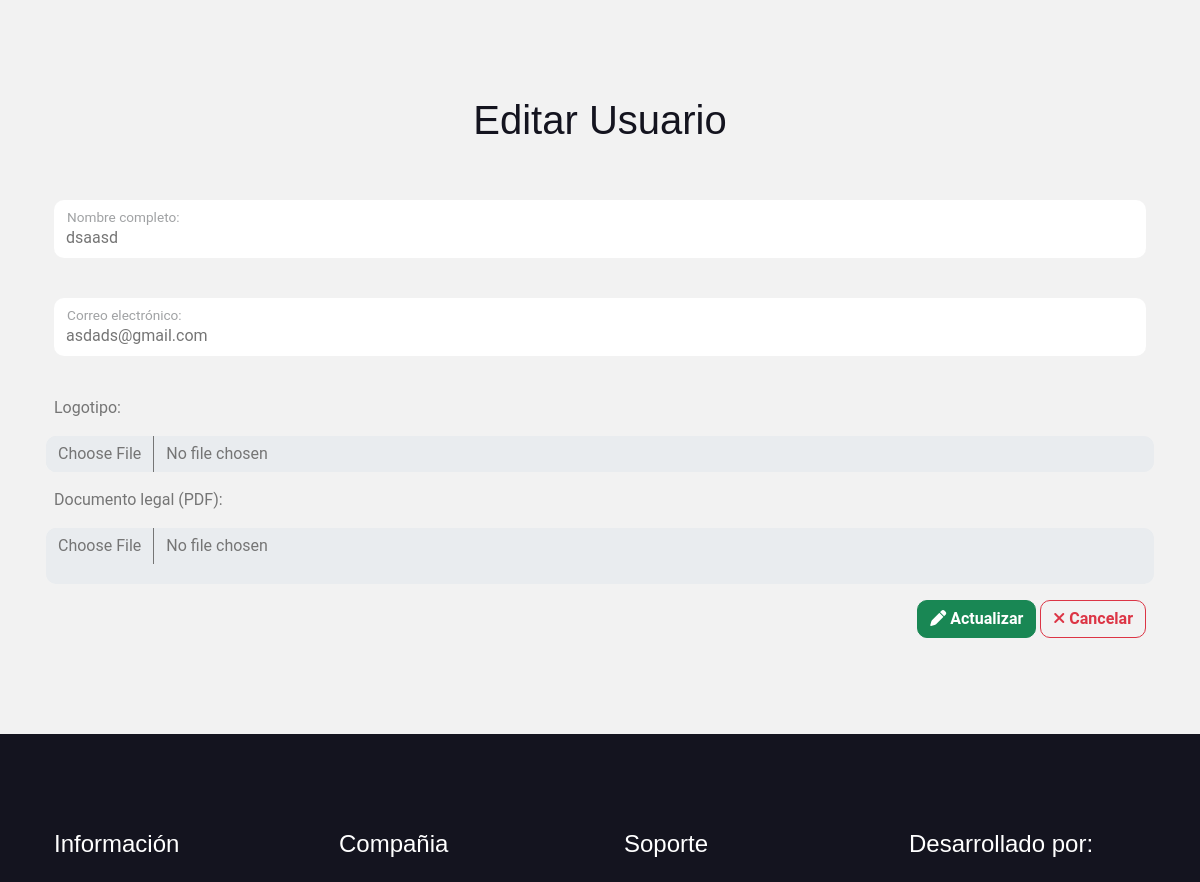
Before: /editarUsuario/4 (middle part) with the older database file.
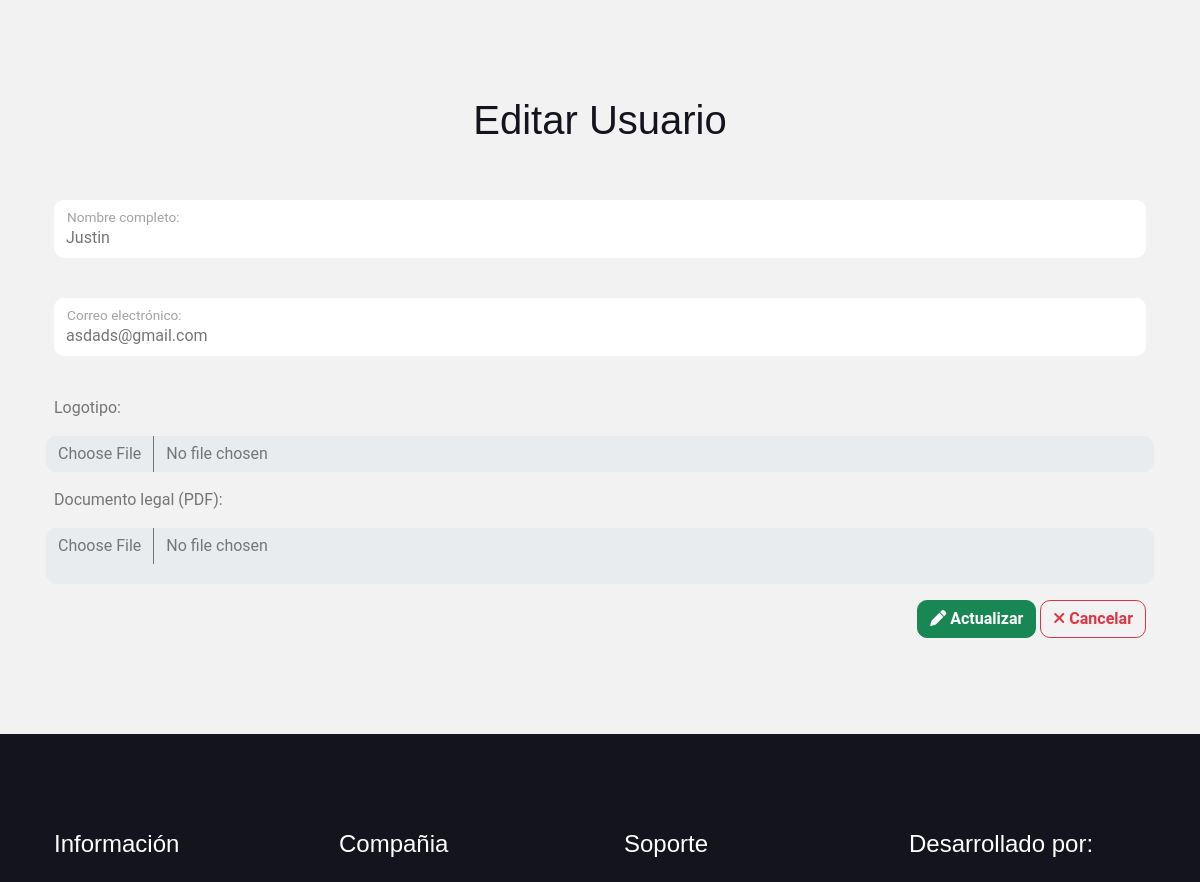
After: the same page with the newer database file.
### Aplicaciones/Dispositivos/models.py (models this page shows, shortened)
class Usuario(models.Model):
    nombre = models.CharField(max_length=100)
    email = models.EmailField(unique=True)
    telefono = models.CharField(max_length=20, blank=True, null=True)
    fecha_registro = models.DateTimeField(auto_now_add=True)
    logo = models.FileField(upload_to='logos_usuarios/', blank=True, null=True)
    archivo = models.FileField(upload_to='archivos_usuarios/', blank=True, null=True)

### Aplicaciones/Dispositivos/views.py (the view)
# urls.py: path('editarUsuario/<id>', views.editarUsuario),
def editarUsuario(request, id):
    usuarioEditar = Usuario.objects.get(id=id)
    return render(request, "editarUsuario.html", {'usuarioEditar': usuarioEditar})

### Aplicaciones/Dispositivos/templates/editarUsuario.html (shortened to what this page needs)
{% extends './plantilla.html' %}
{% block contenido %}
<div class="row">
    <div class="col-md-12 bg-light">
        <h1 class="text-center">Editar Usuario</h1><br><br>
        <form action="/procesarEdicionUsuario/{{ usuarioEditar.id }}" id="frm_editar_usuario" method="post" enctype="multipart/form-data">
            <div class="row g-3">
                <div class="col-md-12">
                    <div class="form-floating mb-4">
                        <input class="form-control border-0" type="text" name="nombre" id="nombre" value="{{ usuarioEditar.nombre }}">
                        <label for="nombre">Nombre completo:</label>
                    </div>
                </div>
                <div class="col-md-12">
                    <div class="form-floating mb-4">
                        <input class="form-control border-0" type="email" name="email" id="email" value="{{ usuarioEditar.email }}">
                        <label for="email">Correo electrónico:</label>
                    </div>
                </div>
                <label for="logo">Logotipo:</label>
                <input type="file" name="logo" id="logo" class="form-control border-0"> <br>
                <label for="archivo">Documento legal (PDF):</label>
                <input type="file" name="archivo" id="archivo" class="form-control border-0"> <br>
                <br><br>
                <div class="col-md-12 text-end">
                    <button class="btn btn-success" type="submit"><i class="fa fa-pen"></i> Actualizar</button>
                    <a class="btn btn-outline-danger" href="/usuarios"><i class="fa fa-times"></i> Cancelar</a>
                </div>
            </div>
        </form>
    </div>
</div>
{% endblock %}

Changed rows visible on the page:
changed Usuario "asdads@gmail.com": nombre "dsaasd" → "Justin"
